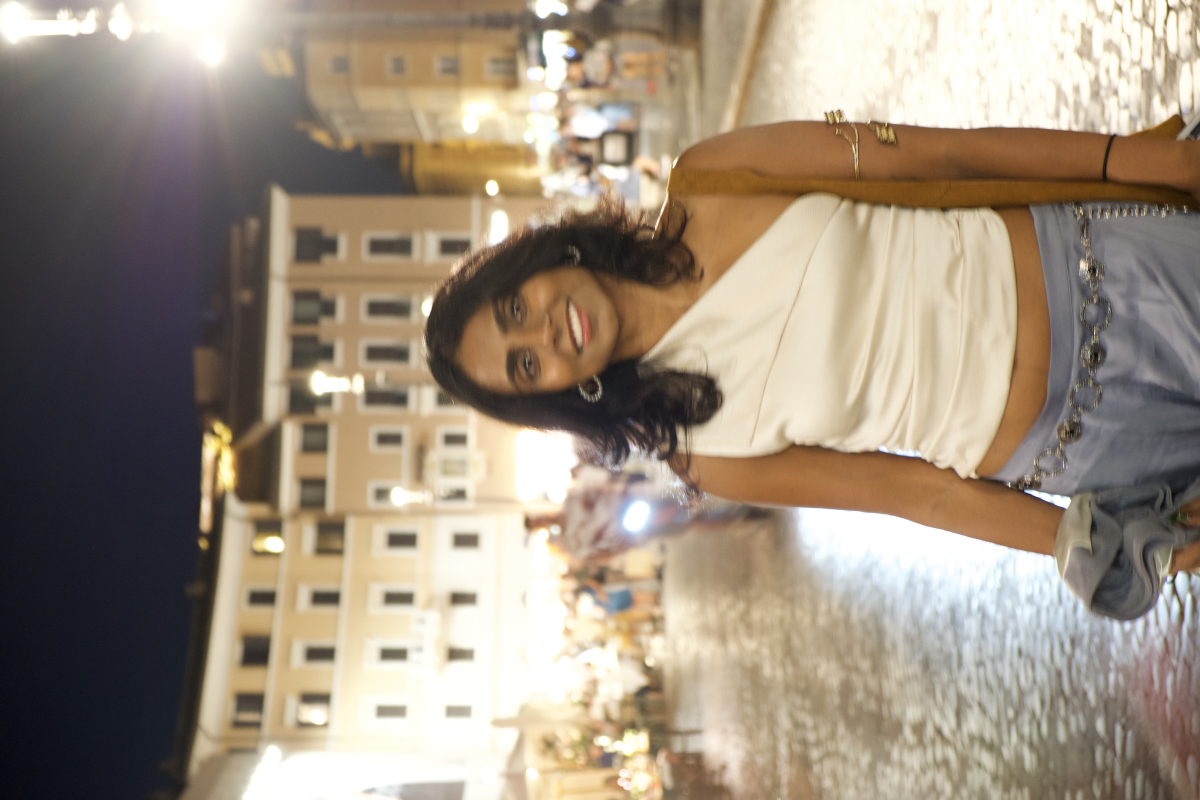
#> input picture trips/2026-rome/03-me.jpeg, 6000 x 4000 px (shown at 1/5 size)
$ python build.py
#> lines starting #> are read from the running program, lines starting #| are printed output that depends on the picture; pictures that were not available may be replaced by others from this repository, and a replacement may not be noted
#!/usr/bin/env python3
"""
Builds the photo journals website.

Reads every folder in trips/, prepares the photos and videos (resized,
location data removed), and writes the finished site into _site/.
You don't need to run or edit this: GitHub runs it every time you upload.
"""
import hashlib
import html
import json
import re
import shutil
import subprocess
import sys
from pathlib import Path

from PIL import Image, ImageOps

try:  # iPhone .heic photos
    from pillow_heif import register_heif_opener
    register_heif_opener()
#> (this line was passed over: pillow_heif is not available in this run)
except ImportError:
    pass

ROOT = Path(__file__).resolve().parent.parent
TRIPS = ROOT / "trips"
ASSETS = ROOT / "build" / "assets"
CACHE = ROOT / ".cache" / "media"
OUT = ROOT / "_site"

PHOTO_EXT = {".jpg", ".jpeg", ".png", ".heic", ".heif", ".webp"}
VIDEO_EXT = {".mp4", ".mov", ".m4v"}
PHOTO_SIZES = (1000, 2000)  # longest side, in pixels
VIDEO_MAX = 1280            # longest side, in pixels

esc = html.escape


# ---------------------------------------------------------------- settings

def load_settings():
    defaults = {
        "title": "Krithika’s photo journals",
        "footer": "Photos & words by Krithika",
        "hide_from_search": True,
    }
    path = ROOT / "settings.json"
    if path.exists():
        defaults.update(json.loads(path.read_text(encoding="utf-8")))
    return defaults


# ------------------------------------------------------------- story.md

def parse_story(path):
    """Returns (details, intro, blocks). blocks maps a lower-case file name
    to (first line, remaining text)."""
    details, intro, blocks = {}, "", {}
    if not path.exists():
        return details, intro, blocks
    text = path.read_text(encoding="utf-8").replace("\r\n", "\n")
    if text.lstrip().startswith("---"):
        text = text.lstrip()
        end = text.find("\n---", 3)
        if end != -1:
            for line in text[3:end].splitlines():
                if ":" in line:
                    key, value = line.split(":", 1)
                    details[key.strip().lower()] = value.strip().strip('"').strip("'")
            text = text[end + 4:]
    parts = re.split(r"^##[ \t]+(.+?)[ \t]*$", text, flags=re.M)
    intro = parts[0].strip()
    for i in range(1, len(parts), 2):
        # "## IMG_1234.HEIC" or "## IMG_1234.HEIC | art" for an artsy shot
        header = parts[i].strip()
        name, _, flag = header.partition("|")
        is_art = flag.strip().lower() == "art"
        body = parts[i + 1].strip()
        first, _, rest = body.partition("\n")
        blocks[name.strip().lower()] = (first.strip(), rest.strip(), is_art)
    return details, intro, blocks  # blocks keep the order they appear in story.md


# [7 lines left out: function paragraphs, not called in this run]


# ------------------------------------------------------------- media

def file_hash(path):
    h = hashlib.sha256()
    with open(path, "rb") as f:
        for block in iter(lambda: f.read(1 << 20), b""):
            h.update(block)
    return h.hexdigest()[:16]


def prepare_photo(src, cache_dir):
    """Saves resized copies without any metadata (no GPS, no camera info).
    Returns (width, height, {size: filename})."""
    key = file_hash(src)
    info_file = cache_dir / f"{key}.json"
    names = {s: f"{key}-{s}.jpg" for s in PHOTO_SIZES}
    if info_file.exists() and all((cache_dir / n).exists() for n in names.values()):
        info = json.loads(info_file.read_text())
        return info["w"], info["h"], names

    with Image.open(src) as im:
        im = ImageOps.exif_transpose(im)  # apply phone rotation, then drop the tag
        icc = im.info.get("icc_profile")
        if im.mode != "RGB":
            im = im.convert("RGB")
        w, h = im.size
        for size, name in names.items():
            copy = im.copy()
            copy.thumbnail((size, size), Image.LANCZOS)
            # Saving without exif= writes no EXIF block, so location is gone.
            copy.save(cache_dir / name, "JPEG", quality=82, optimize=True,
                      progressive=True, icc_profile=icc)
    info_file.write_text(json.dumps({"w": w, "h": h}))
    return w, h, names


# [38 lines left out: functions probe_video, prepare_video, not called in this run]


# ------------------------------------------------------------- trips

def folder_defaults(name):
    match = re.match(r"^(\d{4})[-_ ]*(.*)$", name)
    year, rest = (match.group(1), match.group(2)) if match else ("", name)
    title = re.sub(r"[-_]+", " ", rest).strip().title() or name
    return year, title


def slugify(name):
    return re.sub(r"[^a-z0-9]+", "-", name.lower()).strip("-") or "trip"


def media_kind(path):
    ext = path.suffix.lower()
    if ext in VIDEO_EXT:
        return "video"
    if ext in PHOTO_EXT:
        return "art" if ".art" in path.stem.lower() else "story"
    return None


def collect_trips():
    trips = []
    if not TRIPS.exists():
        return trips
    for folder in sorted(p for p in TRIPS.iterdir() if p.is_dir() and not p.name.startswith((".", "_"))):
        details, intro, blocks = parse_story(folder / "story.md")
        if details.get("hidden", "").lower() in ("yes", "true"):
            print(f"  hidden: {folder.name}")
            continue
        # Files listed in story.md come first, in that order; any others follow by name.
        story_order = {name: i for i, name in enumerate(blocks)}
        files = sorted((p for p in folder.iterdir() if p.is_file() and media_kind(p)),
                       key=lambda p: (story_order.get(p.name.lower(), len(story_order)), p.name.lower()))
        if not files:
            print(f"  skipping {folder.name}: no photos or videos")
            continue
        year, title = folder_defaults(folder.name)
        trips.append({
            "folder": folder,
            "slug": slugify(folder.name),
            "title": details.get("title") or title,
            "year": details.get("year") or year,
            "where": details.get("where", ""),
            "intro": intro,
            "blocks": blocks,
            "files": files,
        })
#> pass 2 of the loop in collect_trips, `for folder in sorted(p for p in TRIPS.iterdir() if p.is_dir() and not ..`:
    trips.sort(key=lambda t: (t["year"], t["folder"].name), reverse=True)
    return trips


# ------------------------------------------------------------- html

def head(title, settings, css_path):
    robots = '<meta name="robots" content="noindex, nofollow">\n' if settings["hide_from_search"] else ""
    return f"""<!doctype html>
<html lang="en">
<head>
<meta charset="utf-8">
<meta name="viewport" content="width=device-width, initial-scale=1">
<meta name="referrer" content="no-referrer">
{robots}<title>{esc(title)}</title>
<link rel="preconnect" href="https://fonts.googleapis.com">
<link rel="preconnect" href="https://fonts.gstatic.com" crossorigin>
<link rel="stylesheet" href="https://fonts.googleapis.com/css2?family=Playfair+Display:wght@400&family=Newsreader:ital,opsz,wght@0,6..72,400;1,6..72,400&family=IBM+Plex+Mono:wght@400;500&display=swap">
<link rel="stylesheet" href="{css_path}">
</head>
"""


ARROW = ('<svg width="22" height="22" viewBox="0 0 24 24" fill="none" stroke="currentColor" '
         'stroke-width="1.5" aria-hidden="true"><path d="M5 12h14M13 6l6 6-6 6"/></svg>')


def render_home(trips, settings):
    first, _, rest = settings["title"].partition(" ")
    heading = esc(first) + ("<br>" + esc(rest) if rest else "")
    rows = []
    for t in trips:
        rows.append(f"""<a class="row" href="trips/{t['slug']}/index.html">
<span class="year">{esc(t['year'])}</span>
<span class="title">{esc(t['title'])}</span>
<span class="where">{esc(t['where'])}</span>
{ARROW}
</a>""")
    rows_html = "\n".join(rows) or '<p class="empty">No journals yet.</p>'
    return head(settings["title"], settings, "site.css") + f"""<body class="home">
<main class="wrap">
<h1>{heading}</h1>
<section class="list" aria-label="Journals">
<div class="list-head"><span>Journals</span><button class="sort" type="button" aria-label="Change order">Newest first ↓</button></div>
<div class="rows">
{rows_html}
</div>
</section>
<footer class="foot">{esc(settings['footer'])}</footer>
</main>
<script src="site.js" defer></script>
</body>
</html>
"""


def clock(seconds):
    s = int(round(seconds))
    return f"{s // 60}:{s % 60:02d}"


def render_trip(trip, items, next_trip, settings):
    n = len(items)
    layers, steps = [], []
    for i, it in enumerate(items):
        num = f"{i + 1:02d}"
        title, text = it["title"], it["text"]
        orient = " is-portrait" if it["h"] > it["w"] else ""
        active = " is-active" if i == 0 else ""
        alt = esc(title or f"{it['kind'].capitalize()} {i + 1}")
        if it["kind"] == "video":
            layers.append(f"""<figure class="layer kind-video{orient}{active}" data-i="{i}">
<video muted loop playsinline preload="none" poster="{it['poster']}" aria-label="{alt}"><source src="{it['src']}" type="video/mp4"></video>
<button class="sound" type="button" aria-pressed="false">Sound on</button>
</figure>""")
        else:
            src1, src2 = it["srcs"]
            load = (f'src="{src1}" srcset="{src1} 1000w, {src2} 2000w"' if i < 2 else
                    f'data-src="{src1}" data-srcset="{src1} 1000w, {src2} 2000w"')
            layers.append(f"""<figure class="layer kind-{it['kind']}{orient}{active}" data-i="{i}">
<img {load} sizes="(max-width: 800px) 100vw, 62vw" alt="{alt}" decoding="async">
</figure>""")

        if it["kind"] == "art":
            body = ""  # artsy shots show only their caption, no label
            if title:
                body += f'<p class="caption">{esc(title)}</p>'
            if text:
                body += "\n" + paragraphs(text)
        else:
            label = f"{num} — Video · {clock(it['secs'])}" if it["kind"] == "video" else num
            body = f'<div class="label accent">{label}</div>'
            if title:
                body += f"\n<h2>{esc(title)}</h2>"
            if text:
                body += "\n" + paragraphs(text)
        steps.append(f'<article class="step kind-{it["kind"]}{active}" data-i="{i}">\n{body}\n</article>')

    kicker = " · ".join(x for x in (trip["year"], trip["where"]) if x)
    intro = paragraphs(trip["intro"]) if trip["intro"] else ""
    if next_trip:
        next_html = f'<a class="next" href="../{next_trip["slug"]}/index.html">Next: {esc(next_trip["title"])} →</a>'
    else:
        next_html = ""
    layers_html = "\n".join(layers)
    steps_html = "\n".join(steps)
    return head(f"{trip['title']} · {settings['title']}", settings, "../../site.css") + f"""<body class="trip">
<nav class="topnav"><a href="../../index.html">← All journals</a></nav>
<header class="trip-head">
<div class="label muted">{esc(kicker)}</div>
<h1>{esc(trip['title'])}</h1>
<div class="intro">{intro}</div>
</header>
<main class="story">
<div class="stage">
<div class="frame">
{layers_html}
</div>
<div class="meter"><span class="count">01 / {n:02d}</span><div class="bar"><i style="width:{100 / n:.1f}%"></i></div></div>
</div>
<div class="steps">
{steps_html}
</div>
</main>
<footer class="trip-end">
<div class="label muted">End of trip</div>
{next_html}
<a class="back label" href="../../index.html">Back to all journals</a>
</footer>
<script src="../../site.js" defer></script>
</body>
</html>
"""


# ------------------------------------------------------------- main

def build():
    settings = load_settings()
    trips = collect_trips()
    print(f"Building {len(trips)} journal(s)")

    if OUT.exists():
        shutil.rmtree(OUT)
    OUT.mkdir(parents=True)
    for asset in ASSETS.iterdir():
        shutil.copy2(asset, OUT / asset.name)
    if settings["hide_from_search"]:
        (OUT / "robots.txt").write_text("User-agent: *\nDisallow: /\n")
    (OUT / ".nojekyll").write_text("")

    for idx, trip in enumerate(trips):
        print(f"- {trip['folder'].name}")
        cache_dir = CACHE / trip["slug"]
        cache_dir.mkdir(parents=True, exist_ok=True)
        out_dir = OUT / "trips" / trip["slug"]
        out_dir.mkdir(parents=True)
        mentioned = set()
        items = []
        for f in trip["files"]:
            title, text, is_art = trip["blocks"].get(f.name.lower(), ("", "", False))
            kind = media_kind(f)
            if is_art and kind == "story":
                kind = "art"
            if f.name.lower() in trip["blocks"]:
                mentioned.add(f.name.lower())
            try:
                if kind == "video":
                    w, h, secs, mp4, poster = prepare_video(f, cache_dir)
                    for name in (mp4, poster):
                        shutil.copy2(cache_dir / name, out_dir / name)
                    items.append({"kind": kind, "w": w, "h": h, "secs": secs,
                                  "src": mp4, "poster": poster, "title": title, "text": text})
                else:
                    w, h, names = prepare_photo(f, cache_dir)
#> in prepare_photo, im is the input picture: PIL image 6000x4000 RGB; mean R, G, B 157.1, 143.4, 126.8
#> in prepare_photo, `im = ImageOps.exif_transpose(im)`:
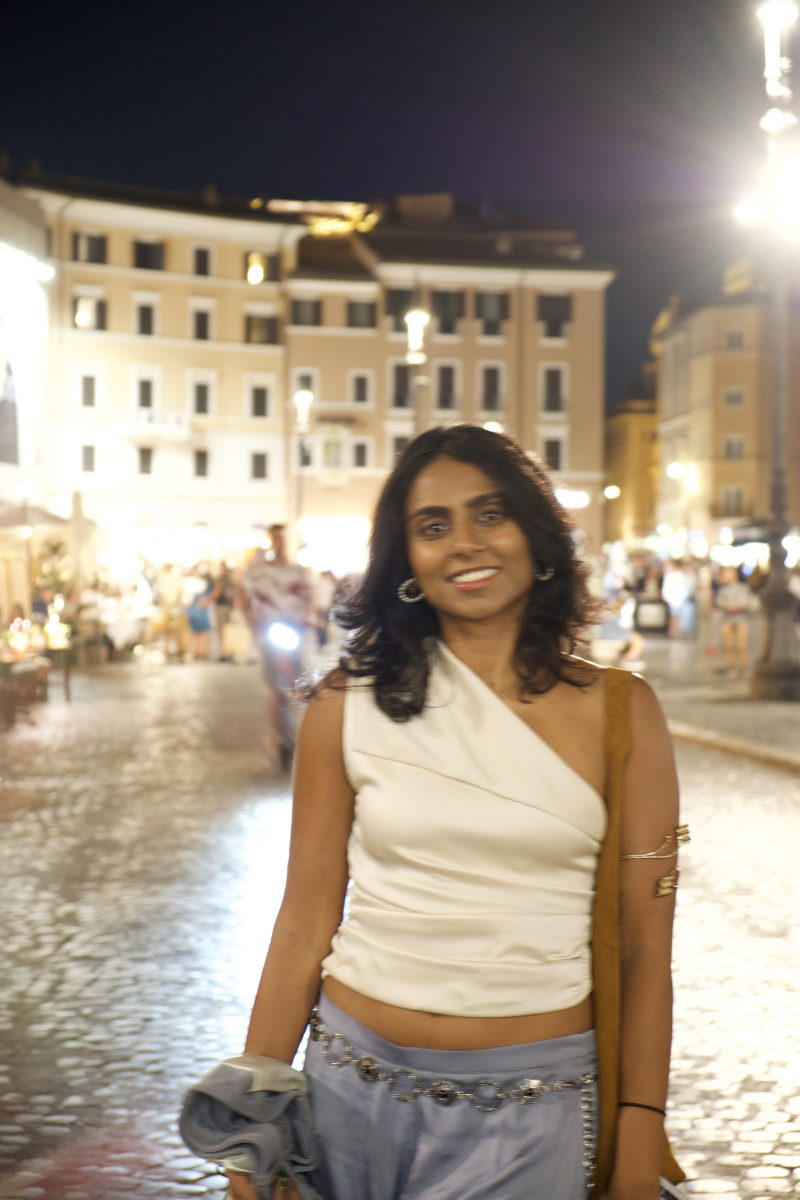
#> im: PIL image 4000x6000 RGB (shown at 1/5 size); mean R, G, B 157.1, 143.4, 126.8
#> the loop in prepare_photo, `for size, name in names.items():` made 2 passes
#> pass 1, in prepare_photo, `copy.save(cache_dir / name, "JPEG", quality=82, optimize=True, progres..`:
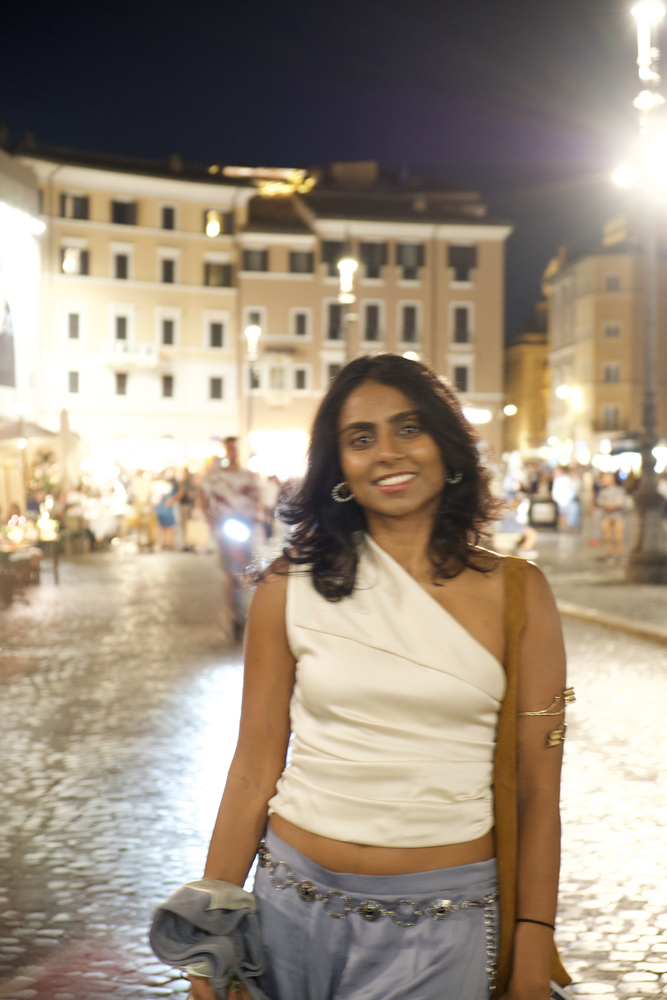
#> saved as c896cdec2dab8183-1000.jpg: PIL image 667x1000 RGB; mean R, G, B 157, 143.3, 126.8
#> w = 4000; h = 6000
                    for name in names.values():
                        shutil.copy2(cache_dir / name, out_dir / name)
                    items.append({"kind": kind, "w": w, "h": h,
                                  "srcs": (names[PHOTO_SIZES[0]], names[PHOTO_SIZES[1]]),
                                  "title": title, "text": text})
            except Exception as err:  # one bad file shouldn't stop the whole site
                print(f"  ! couldn't use {f.name}: {err}", file=sys.stderr)
        for name in sorted(set(trip["blocks"]) - mentioned):
            print(f"  note: story.md mentions '{name}' but there's no such file in the folder")
        if not items:
            continue
        # Next goes to the next older trip and wraps to the newest at the end.
        # Only trips shown on the site count, so it never points at a hidden one.
        next_trip = trips[(idx + 1) % len(trips)] if len(trips) > 1 else None
        (out_dir / "index.html").write_text(render_trip(trip, items, next_trip, settings), encoding="utf-8")
#> pass 2 of the loop in build, `for idx, trip in enumerate(trips):`:
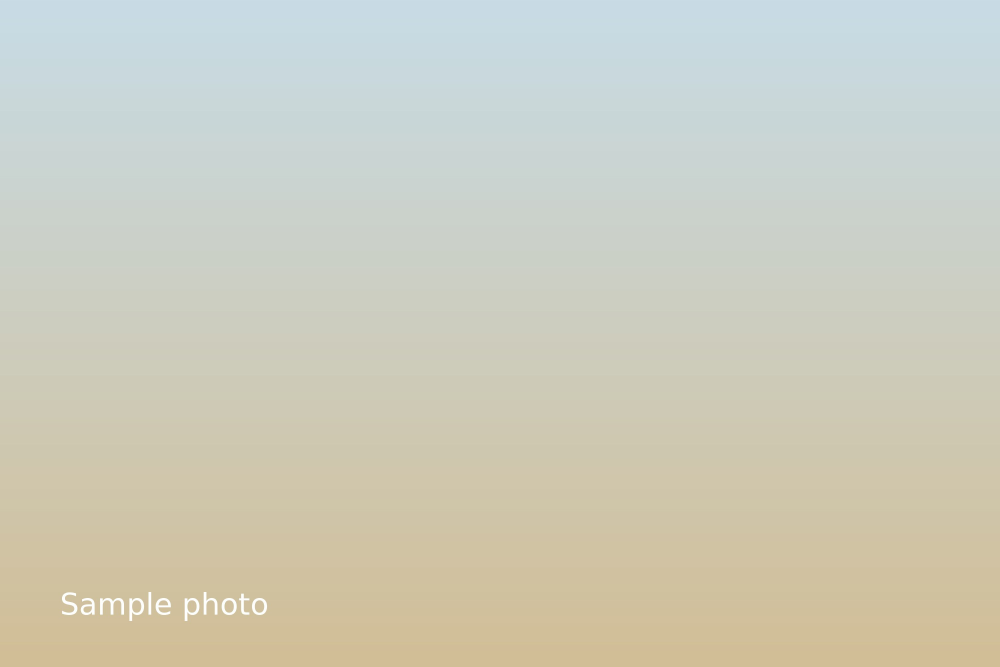
#> input picture trips/2025-another-sample/01-beach.jpg, 3000 x 2000 px (shown at 1/3 size)
#> in prepare_photo, im is the input picture: PIL image 3000x2000 RGB; mean R, G, B 204.5, 204.6, 189.7
#> the loop in prepare_photo (call 3), `for size, name in names.items():` made 2 passes
#> pass 1, in prepare_photo (call 3), `copy.save(cache_dir / name, "JPEG", quality=82, optimize=True, progres..`:
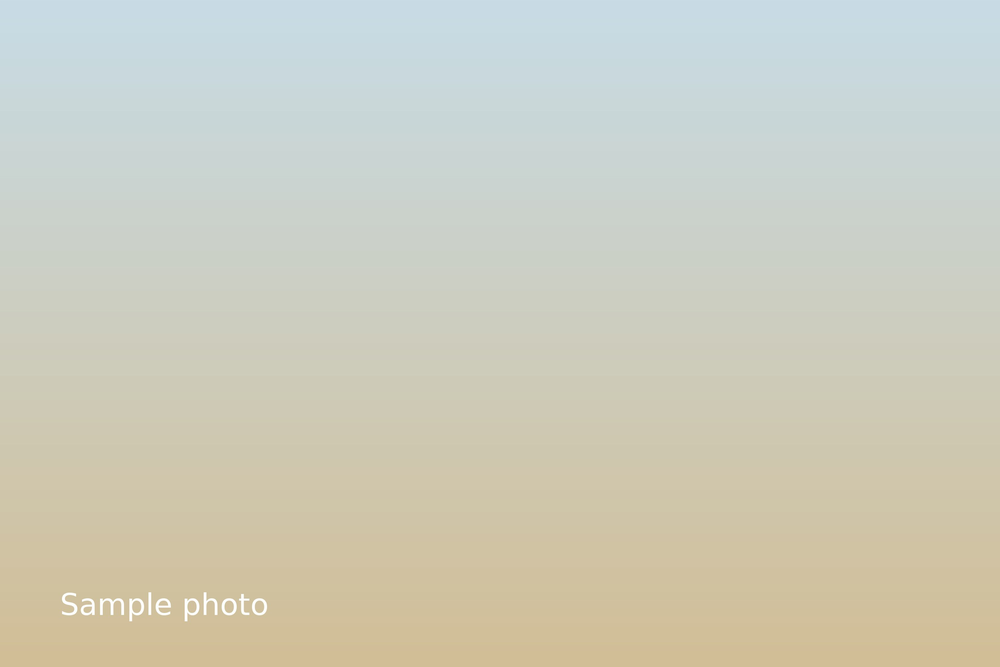
#> saved as 3d4cfc1617a473bf-1000.jpg: PIL image 1000x667 RGB; mean R, G, B 204.5, 204.6, 189.7

    (OUT / "index.html").write_text(render_home(trips, settings), encoding="utf-8")
    print(f"Done: {OUT}")


if __name__ == "__main__":
    build()
